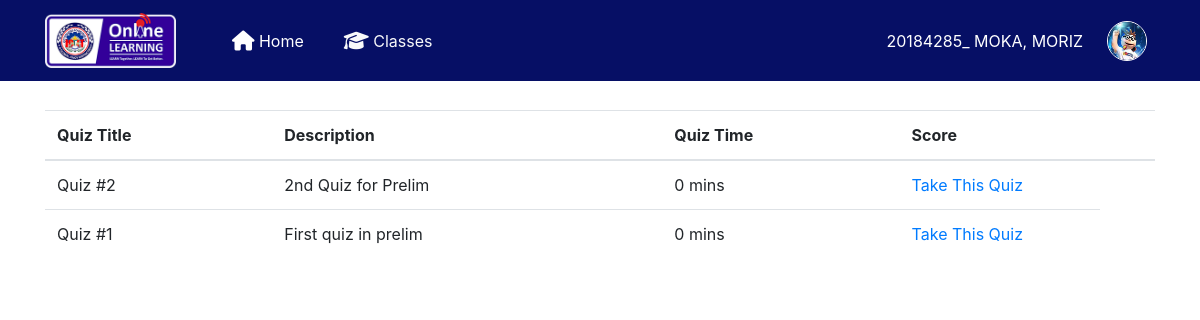
The page /quiz/student_quiz_list2.php?id=40 (signed in) on the database its author committed.
### tables this page shows
CREATE TABLE `class_quiz` (
  `class_quiz_id` int(11) NOT NULL,
  `teacher_class_id` int(11) NOT NULL,
  `quiz_time` int(11) NOT NULL,
  `quiz_id` int(11) NOT NULL,
  `time_added` varchar(100) NOT NULL
);

CREATE TABLE `quiz` (
  `quiz_id` int(11) NOT NULL,
  `quiz_title` varchar(50) NOT NULL,
  `quiz_description` varchar(100) NOT NULL,
  `date_added` varchar(100) NOT NULL DEFAULT current_timestamp(),
  `teacher_id` int(11) NOT NULL
);

### quiz/session.php (called while the page is built, shortened)
<?php
$usrid = $_SESSION['userid'];
?>

### quiz/student_quiz_list2.php (the view, shortened to what this page needs)
<?php ini_set('display_errors', 1); ini_set('display_startup_errors', 1); error_reporting(E_ALL);
include '../includes/dbh.inc.php';
include 'headerq.php';
include 'session.php';
include 'navbarsession.php';
$get_id = $_GET['id']; ?>
<body style="padding-top: 110px">
  <div class="container">
    <table cellpadding="0" cellspacing="0" border="0" class="table" id="">
      <thead>
				<tr>
          <th>Quiz Title</th>
          <th>Description</th>
          <th>Quiz Time</th>
          <th>Score</th>
          <th></th>
        </tr>
      </thead>
      <tbody>
        <?php
        $query = mysqli_query($conn,"SELECT * FROM class_quiz
				LEFT JOIN quiz on class_quiz.quiz_id = quiz.quiz_id
				where teacher_class_id = '$get_id'  order by class_quiz_id DESC ")or die(mysqli_error());
				while($row = mysqli_fetch_array($query)){
				$id  = $row['class_quiz_id'];
				$quiz_id  = $row['quiz_id'];
				$quiz_time  = $row['quiz_time'];
				$query1 = mysqli_query($conn,"SELECT * from student_class_quiz where class_quiz_id = '$id' and student_id = '$usrid'")or die(mysqli_error());
				$row1 = mysqli_fetch_array($query1);
				$grade = $row1['grade'] ?? null;
        ?>
        <tr>
          <td><?php echo $row['quiz_title']; ?></td>
          <td><?php  echo $row['quiz_description']; ?></td>
          <td><?php  echo $row['quiz_time'] / 60; ?> mins</td>
          <td width="200">
            <?php if ($grade == ""){ ?>
              <a  data-placement="bottom" title="Take This Quiz" id="<?php echo $id; ?>Download" href="take_test.php<?php echo '?id='.$get_id ?>&<?php echo 'class_quiz_id='.$id; ?>&<?php echo 'test=ok' ?>&<?php echo 'quiz_id='.$quiz_id; ?>&<?php echo 'quiz_time='.$quiz_time; ?> ">Take This Quiz</a>
            <?php }else{ ?>
              <b><?php echo $grade; ?></b>
            <?php } ?>
          </td>
      </tr>
    <?php } ?>
  </tbody>
</table>
</div>
</body>
</html>

### rows shown on the page
class_quiz: quiz.quiz_title "Quiz #2", quiz.quiz_description "2nd Quiz for Prelim", $row['quiz_time']/60 "0"
class_quiz: quiz.quiz_title "Quiz #1", quiz.quiz_description "First quiz in prelim", $row['quiz_time']/60 "0"

### other values the page prints
$usruid "20184285"
$usrlname "MOKA"
$usrfname "MORIZ"
